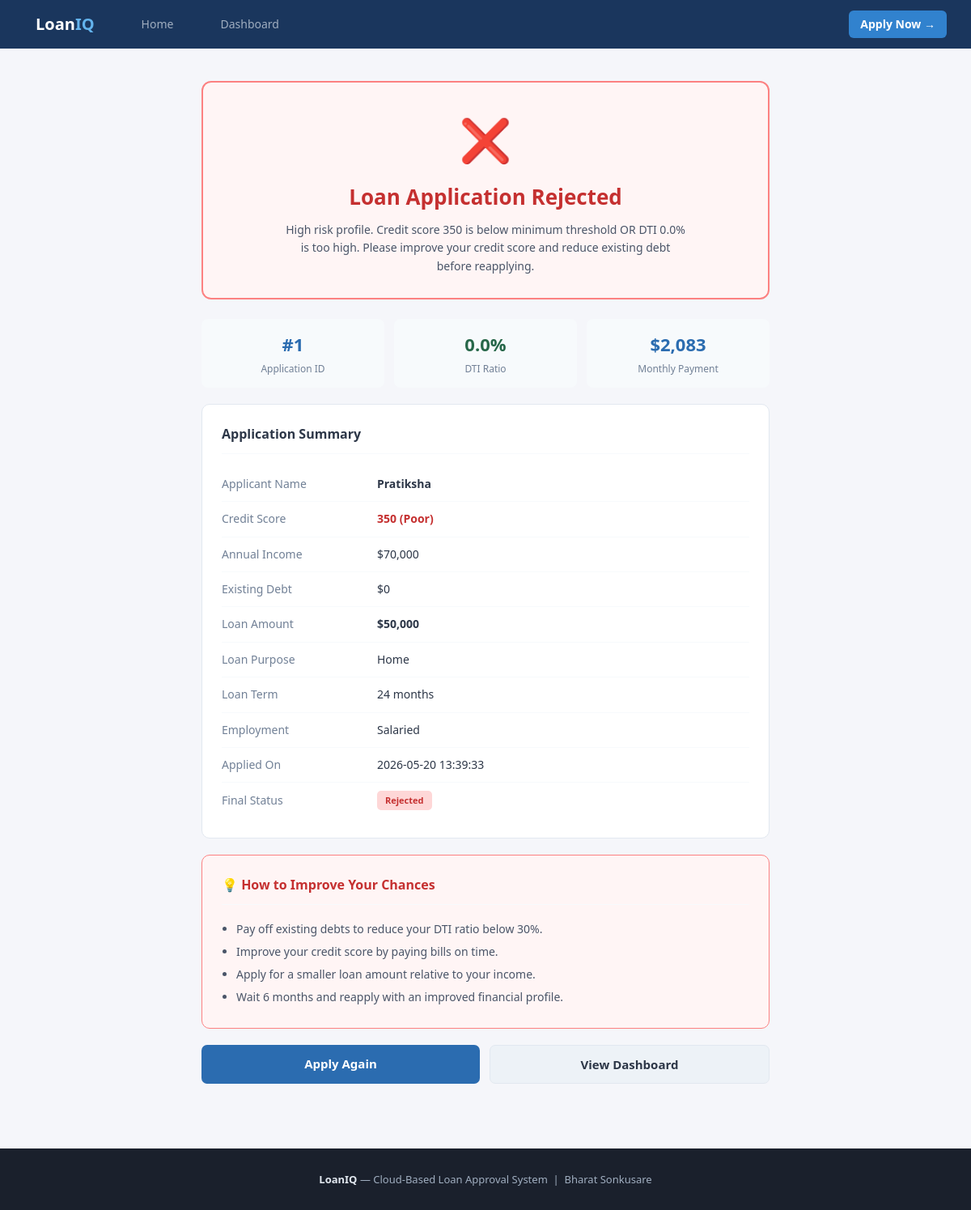
/application/1, run on the app's committed database.
### tables this page shows
CREATE TABLE applications (
            id          INTEGER PRIMARY KEY AUTOINCREMENT,
            full_name   TEXT NOT NULL,
            age         INTEGER,
            email       TEXT,
            phone       TEXT,
            employment  TEXT,
            income      REAL NOT NULL,
            existing_debt REAL DEFAULT 0,
            credit_score  INTEGER NOT NULL,
            loan_amount   REAL NOT NULL,
            loan_purpose  TEXT,
            loan_term     INTEGER DEFAULT 36,
            status        TEXT DEFAULT 'Pending',
            dti_ratio     REAL,
            result_note   TEXT,
            applied_at    TEXT DEFAULT (datetime('now'))
        );

### app.py (the view)
@app.route("/application/<int:app_id>")
def view_application(app_id):
    conn = get_db()
    app_row = conn.execute("SELECT * FROM applications WHERE id=?", (app_id,)).fetchone()
    conn.close()
    if not app_row:
        return redirect(url_for("dashboard"))
    return render_template("result.html", app=app_row)

### app.py (called while the page is built)
def get_db():
    conn = sqlite3.connect(DB)
    conn.row_factory = sqlite3.Row
    return conn

### templates/result.html (shortened to what this page needs)
<!DOCTYPE html>
<html lang="en">
<head>
  <link rel="stylesheet" href="{{ url_for('static', filename='css/style.css') }}"/>
</head>
<body>
<nav class="navbar">
  <a class="brand" href="/">Loan<span>IQ</span></a>
  <a href="/">Home</a>
  <a href="/dashboard">Dashboard</a>
  <a href="/apply" class="nav-apply">Apply Now →</a>
</nav>
<div class="container-sm">
  {% if app.status == 'Approved' %}
    <div class="result-card result-approved">
      <div class="result-icon">✅</div>
      <div class="result-title">Congratulations! Loan Approved</div>
      <p class="result-note">{{ app.result_note }}</p>
    </div>
  {% elif app.status == 'Rejected' %}
    <div class="result-card result-rejected">
      <div class="result-icon">❌</div>
      <div class="result-title">Loan Application Rejected</div>
      <p class="result-note">{{ app.result_note }}</p>
    </div>
  {% else %}
    <div class="result-card result-review">
      <div class="result-icon">🔄</div>
      <div class="result-title">Application Under Review</div>
      <p class="result-note">{{ app.result_note }}</p>
    </div>
  {% endif %}
  <div class="info-grid">
    <div class="info-box">
      <div class="info-val">#{{ app.id }}</div>
      <div class="info-lbl">Application ID</div>
    </div>
    <div class="info-box">
      <div class="info-val" style="color: {% if app.dti_ratio < 30 %}#276749{% elif app.dti_ratio < 43 %}#b7791f{% else %}#c53030{% endif %}">
        {{ app.dti_ratio }}%
      </div>
      <div class="info-lbl">DTI Ratio</div>
    </div>
    <div class="info-box">
      <div class="info-val">${{ "{:,.0f}".format(app.loan_amount / app.loan_term) }}</div>
      <div class="info-lbl">Monthly Payment</div>
    </div>
  </div>
  <div class="card">
    <h3>Application Summary</h3>
    <table>
      <tbody>
        <tr>
          <td style="color: #718096; width: 180px; padding: 8px 0; font-size: 14px;">Applicant Name</td>
          <td style="font-weight: 600; font-size: 14px;">{{ app.full_name }}</td>
        </tr>
        <tr>
          <td style="color: #718096; padding: 8px 0; font-size: 14px;">Credit Score</td>
          <td style="font-size: 14px; font-weight: 600;
            color: {% if app.credit_score >= 720 %}#276749{% elif app.credit_score >= 650 %}#b7791f{% else %}#c53030{% endif %}">
            {{ app.credit_score }}
            {% if app.credit_score >= 720 %}(Excellent)
            {% elif app.credit_score >= 680 %}(Good)
            {% elif app.credit_score >= 640 %}(Fair)
            {% else %}(Poor){% endif %}
          </td>
        </tr>
        <tr>
          <td style="color: #718096; padding: 8px 0; font-size: 14px;">Annual Income</td>
          <td style="font-size: 14px;">${{ "{:,.0f}".format(app.income) }}</td>
        </tr>
        <tr>
          <td style="color: #718096; padding: 8px 0; font-size: 14px;">Existing Debt</td>
          <td style="font-size: 14px;">${{ "{:,.0f}".format(app.existing_debt) }}</td>
        </tr>
        <tr>
          <td style="color: #718096; padding: 8px 0; font-size: 14px;">Loan Amount</td>
          <td style="font-size: 14px; font-weight: 600;">${{ "{:,.0f}".format(app.loan_amount) }}</td>
        </tr>
        <tr>
          <td style="color: #718096; padding: 8px 0; font-size: 14px;">Loan Purpose</td>
          <td style="font-size: 14px; text-transform: capitalize;">{{ app.loan_purpose }}</td>
        </tr>
        <tr>
          <td style="color: #718096; padding: 8px 0; font-size: 14px;">Loan Term</td>
          <td style="font-size: 14px;">{{ app.loan_term }} months</td>
        </tr>
        <tr>
          <td style="color: #718096; padding: 8px 0; font-size: 14px;">Employment</td>
          <td style="font-size: 14px; text-transform: capitalize;">{{ app.employment }}</td>
        </tr>
        <tr>
          <td style="color: #718096; padding: 8px 0; font-size: 14px;">Applied On</td>
          <td style="font-size: 14px;">{{ app.applied_at }}</td>
        </tr>
        <tr>
          <td style="color: #718096; padding: 8px 0; font-size: 14px;">Final Status</td>
          <td>
            <span class="badge {% if app.status == 'Approved' %}b-approved{% elif app.status == 'Rejected' %}b-rejected{% else %}b-review{% endif %}">
              {{ app.status }}
            </span>
          </td>
        </tr>
      </tbody>
    </table>
  </div>
  {% if app.status == 'Rejected' %}
  <div class="card" style="background: #fff5f5; border-color: #fc8181;">
    <h3 style="color: #c53030;">💡 How to Improve Your Chances</h3>
    <ul style="font-size: 14px; color: #4a5568; padding-left: 18px; line-height: 2;">
      <li>Pay off existing debts to reduce your DTI ratio below 30%.</li>
      <li>Improve your credit score by paying bills on time.</li>
      <li>Apply for a smaller loan amount relative to your income.</li>
      <li>Wait 6 months and reapply with an improved financial profile.</li>
    </ul>
  </div>
  {% endif %}
  <div style="display: flex; gap: 12px; margin-top: 8px;">
    <a href="/apply" class="btn btn-primary" style="flex: 1; text-align: center;">Apply Again</a>
    <a href="/dashboard" class="btn" style="flex: 1; text-align: center; background: #edf2f7; color: #2d3748; border: 1px solid #e2e8f0;">View Dashboard</a>
  </div>
</div>
<footer>
  <strong>LoanIQ</strong> — Cloud-Based Loan Approval System &nbsp;|&nbsp; Bharat Sonkusare
</footer>
</body>
</html>

### static/css/style.css (style rules this page uses)
* { box-sizing: border-box; margin: 0; padding: 0; }
body { font-family: 'Segoe UI', Arial, sans-serif; background: #f5f6fa; color: #2d3748; font-size: 15px; line-height: 1.6; }
.navbar { background: #1a365d; padding: 0 30px; height: 60px; display: flex; align-items: center; gap: 30px; }
.navbar .brand { color: #fff; font-size: 20px; font-weight: 700; text-decoration: none; }
.navbar .brand span { color: #63b3ed; }
.navbar a { color: #a0aec0; text-decoration: none; font-size: 14px; padding: 6px 14px; border-radius: 6px; transition: all 0.2s; }
.navbar .nav-apply { margin-left: auto; background: #3182ce; color: #fff !important; font-weight: 600; }
.container-sm { max-width: 750px; margin: 0 auto; padding: 40px 24px; }
.card { background: #fff; border: 1px solid #e2e8f0; border-radius: 10px; padding: 24px; margin-bottom: 20px; }
.card h3 { font-size: 16px; font-weight: 600; margin-bottom: 16px; padding-bottom: 10px; border-bottom: 1px solid #f7fafc; color: #2d3748; }
.btn { display: inline-block; padding: 11px 28px; border-radius: 7px; font-size: 15px; font-weight: 600; cursor: pointer; text-decoration: none; border: none; transition: all 0.15s; }
.btn-primary { background: #2b6cb0; color: #fff; }
.result-card { border-radius: 12px; padding: 28px; text-align: center; margin-bottom: 24px; }
.result-rejected { background: #fff5f5; border: 2px solid #fc8181; }
.result-icon { font-size: 52px; margin-bottom: 10px; }
.result-title { font-size: 26px; font-weight: 700; margin-bottom: 8px; }
.result-rejected .result-title { color: #c53030; }
.result-note { font-size: 14px; color: #4a5568; max-width: 500px; margin: 0 auto; line-height: 1.6; }
.info-grid { display: grid; grid-template-columns: repeat(3, 1fr); gap: 12px; margin: 20px 0; }
.info-box { background: #f7fafc; border-radius: 8px; padding: 14px; text-align: center; }
.info-val { font-size: 22px; font-weight: 700; color: #2b6cb0; }
.info-lbl { font-size: 12px; color: #718096; margin-top: 3px; }
table { width: 100%; border-collapse: collapse; font-size: 14px; }
tbody td { padding: 10px 12px; border-bottom: 1px solid #f7fafc; }
tbody tr:last-child td { border-bottom: none; }
.badge { display: inline-block; font-size: 11px; font-weight: 700; padding: 3px 10px; border-radius: 5px; }
.b-rejected { background: #fed7d7; color: #c53030; }
footer { background: #1a202c; color: #a0aec0; text-align: center; padding: 28px; font-size: 13px; margin-top: 40px; }
footer strong { color: #e2e8f0; }

### data on the page
applications: result_note "High risk profile. Credit score 350 is below minimum threshold OR DTI 0.0% is too high. Please improve your credit score and reduce existing debt before reapplying.", id "1", dti_ratio "0.0", app.loan_amount/app.loan_term "2,083", full_name "Pratiksha", credit_score "350", income "70,000", existing_debt "0", loan_amount "50,000", loan_purpose "Home", loan_term "24", employment "Salaried", applied_at "2026-05-20 13:39:33", status "Rejected"
